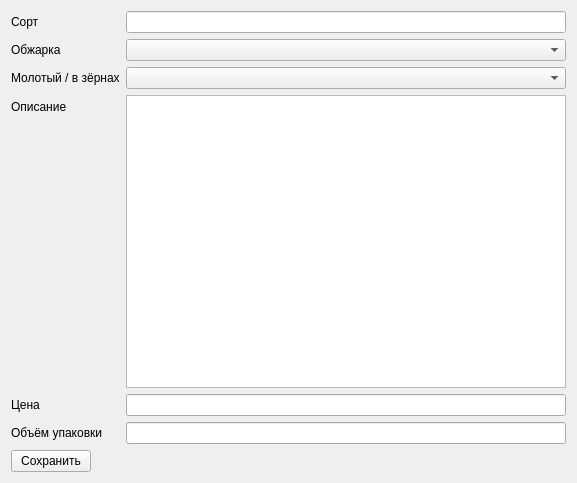
<?xml version="1.0" encoding="UTF-8"?>
<ui version="4.0">
 <class>Form</class>
 <widget class="QWidget" name="Form">
  <property name="geometry">
   <rect>
    <x>0</x>
    <y>0</y>
    <width>577</width>
    <height>483</height>
   </rect>
  </property>
  <property name="windowTitle">
   <string>Form</string>
  </property>
  <layout class="QFormLayout" name="formLayout">
   <item row="0" column="0">
    <widget class="QLabel" name="label">
     <property name="text">
      <string>Сорт</string>
     </property>
    </widget>
   </item>
   <item row="0" column="1">
    <widget class="QLineEdit" name="sort_input"/>
   </item>
   <item row="1" column="0">
    <widget class="QLabel" name="label_2">
     <property name="text">
      <string>Обжарка</string>
     </property>
    </widget>
   </item>
   <item row="1" column="1">
    <widget class="QComboBox" name="roasting_input"/>
   </item>
   <item row="2" column="0">
    <widget class="QLabel" name="label_3">
     <property name="text">
      <string>Молотый / в зёрнах</string>
     </property>
    </widget>
   </item>
   <item row="2" column="1">
    <widget class="QComboBox" name="grain_input"/>
   </item>
   <item row="3" column="0">
    <widget class="QLabel" name="label_4">
     <property name="text">
      <string>Описание</string>
     </property>
    </widget>
   </item>
   <item row="3" column="1">
    <widget class="QTextEdit" name="description_input"/>
   </item>
   <item row="4" column="0">
    <widget class="QLabel" name="label_5">
     <property name="text">
      <string>Цена</string>
     </property>
    </widget>
   </item>
   <item row="4" column="1">
    <widget class="QLineEdit" name="price_input"/>
   </item>
   <item row="5" column="0">
    <widget class="QLabel" name="label_6">
     <property name="text">
      <string>Объём упаковки</string>
     </property>
    </widget>
   </item>
   <item row="5" column="1">
    <widget class="QLineEdit" name="volume_input"/>
   </item>
   <item row="6" column="0">
    <widget class="QPushButton" name="pushButton">
     <property name="text">
      <string>Сохранить</string>
     </property>
    </widget>
   </item>
  </layout>
 </widget>
 <resources/>
 <connections/>
</ui>
